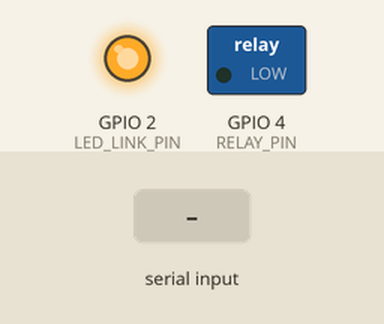
The sketch below on a simulated ESP8266 (NodeMCU). Parts: switched loads named in the sketch (green lamp = pin HIGH), output pins drawn as LEDs (lit = HIGH). Inputs (shaded band) come from the test bench. No radio packets arrive unless stated; what the sketch prints to the serial monitor is not drawn.

Above: at 1.3 s.
1.4 s: "t90\n" received over Serial
At 2.6 s:
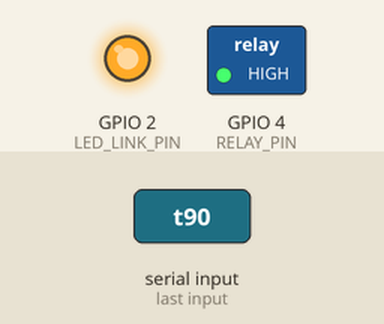
2.9 s: "t|45\n" received over Serial
At 3.8 s:
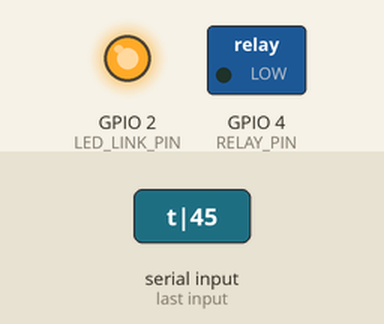
4.4 s: "t" received over Serial
At 5.2 s:
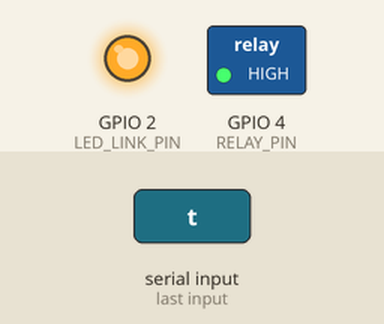
Timing chart, 0 to 7.4 s (numbered marks = the images above; inputs shaded):
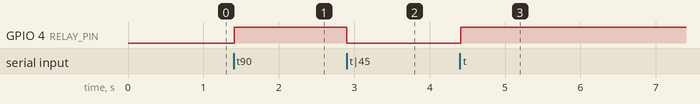

Measured:
- after the input at 1.4 s, GPIO 4 (RELAY_PIN): LOW → HIGH at once
- after the input at 2.9 s, GPIO 4 (RELAY_PIN): HIGH → LOW at once
- after the input at 4.4 s, GPIO 4 (RELAY_PIN): LOW → HIGH at once

The sketch:

node_pompa.ino
```cpp
// (licence header left out)
/**
 * @file node_pompa.ino
 * @brief NODE POMPA COOLING — ESP8266 + LoRa RX + relay.
 *
 * ┌─────────────────────────────────────────────────────────────────┐
 * │  UPLOAD KE: ESP8266 (NodeMCU / Wemos D1 mini) + modul LoRa SX1278│
 * └─────────────────────────────────────────────────────────────────┘
 *
 * Tugas:
 *   - Dengarkan paket perintah LoRa dari buoy: "CMD|P|<state>|0|<seq>"
 *       state = 1 → relay ON  (pompa cooling jalan)
 *       state = 0 → relay OFF
 *   - State-based & idempotent: menerima "ON" berulang = tetap ON (tidak apa).
 *   - FAIL-SAFE: bila tak ada perintah valid > ACT_FAILSAFE_MS → pompa OFF.
 *
 * Board: "LOLIN(WEMOS) D1 mini" / "NodeMCU 1.0".  Library: LoRa (Sandeep Mistry).
 */

#include <SPI.h>
#include <LoRa.h>
#include "Config.h"

bool          loraReady   = false;
bool          relayState  = false;        // false = OFF
unsigned long lastCmdMs   = 0;            // millis() perintah valid terakhir (0 = belum)
unsigned long ledOffAtMs  = 0;            // kapan LED link harus padam (0 = sudah padam)

void setRelay(bool on);
bool initLoRa();
void handleCommand(const String &msg);

// =============================================================================
// SETUP
// =============================================================================
void setup() {
  Serial.begin(115200);
  delay(100);

  // Matikan relay PALING AWAL agar pompa tidak menyala saat boot.
  pinMode(RELAY_PIN, OUTPUT);
  setRelay(false);

  // LED indikator link — padam sampai ada paket valid pertama.
  pinMode(LED_LINK_PIN, OUTPUT);
  digitalWrite(LED_LINK_PIN, LED_LINK_OFF);

  Serial.println("\n══════════════════════════════════════════");
  Serial.println("  Smart Buoy — NODE POMPA COOLING (ESP8266)");
  Serial.println("══════════════════════════════════════════");

  loraReady = initLoRa();
  if (!loraReady) {
    Serial.println("[LoRa] ✗ Init GAGAL — cek wiring. Relay tetap OFF (aman).");
  }
}

// =============================================================================
// LOOP — terima perintah + fail-safe
// =============================================================================
void loop() {
  // 1. Terima paket LoRa (polling)
  int packetSize = LoRa.parsePacket();
  if (packetSize > 0) {
    String msg = LoRa.readString();
    msg.trim();
    handleCommand(msg);
  }

  // Cek input serial untuk pengujian lokal
  if (Serial.available() > 0) {
    char c = Serial.read();
    if (c == 't' || c == 'T') {
      bool newState = !relayState;
      Serial.printf("[Serial] Karakter '%c' diterima -> Toggle relay pompa: %s\n", c, newState ? "ON" : "OFF");
      setRelay(newState);
      if (newState) {
        lastCmdMs = millis(); // Reset fail-safe timer agar tidak langsung mati jika sebelumnya pernah menerima LoRa
      }
    }
  }

  // 2. Fail-safe: link putus → matikan pompa
  if (lastCmdMs != 0 && (millis() - lastCmdMs > ACT_FAILSAFE_MS)) {
    if (relayState) {
      Serial.println("[Fail-safe] ⚠ Tidak ada perintah > batas — pompa di-OFF-kan.");
      setRelay(false);
    }
  }

  // 3. Padamkan LED link setelah kedipnya selesai
  if (ledOffAtMs != 0 && millis() >= ledOffAtMs) {
    ledOffAtMs = 0;
    digitalWrite(LED_LINK_PIN, LED_LINK_OFF);
  }

  delay(10);
}

// =============================================================================
// LoRa
// =============================================================================
bool initLoRa() {
  SPI.begin();                                  // ESP8266: SPI pin fix (D5/D6/D7)
  LoRa.setPins(LORA_SS, LORA_RST, LORA_DIO0);

  if (!LoRa.begin(LORA_FREQUENCY)) return false;

  LoRa.setSyncWord(LORA_SYNC_WORD);
  LoRa.setSpreadingFactor(LORA_SPREADING_FACTOR);
  LoRa.setSignalBandwidth(LORA_BANDWIDTH);
  LoRa.enableCrc();

  Serial.printf("[LoRa] ✓ RX siap @ %.0f MHz | SF%d\n",
                (double)LORA_FREQUENCY / 1e6, LORA_SPREADING_FACTOR);
  return true;
}

/**
 * @brief Parse "CMD|P|<state>|<v2>|<seq>" dan set relay sesuai state.
 *        Paket yang tujuannya bukan 'P' diabaikan.
 */
void handleCommand(const String &msg) {
  // Split jadi 5 field
  const int N = 5;
  String parts[N];
  int idx = 0, start = 0;
  for (int i = 0; i <= (int)msg.length() && idx < N; i++) {
    if (i == (int)msg.length() || msg.charAt(i) == '|') {
      parts[idx++] = msg.substring(start, i);
      start = i + 1;
    }
  }
  if (idx != N || parts[0] != LORA_CMD_PREFIX) return;          // bukan paket CMD
  if (parts[1].length() == 0 || parts[1].charAt(0) != CMD_DST_PUMP) return;  // bukan untukku

  lastCmdMs = millis();                       // perintah valid → reset timer fail-safe

  // Kedipkan LED link: bukti visual paket dari buoy/debug TX sampai.
  digitalWrite(LED_LINK_PIN, LED_LINK_ON);
  ledOffAtMs = millis() + LED_BLINK_MS;

  bool wantOn = (parts[2].toInt() != 0);

  if (wantOn != relayState) {
    Serial.printf("[CMD] Pompa cooling → %s (RSSI %d dBm)\n",
                  wantOn ? "ON" : "OFF", LoRa.packetRssi());
  }
  setRelay(wantOn);
}

// =============================================================================
// RELAY
// =============================================================================
void setRelay(bool on) {
  relayState = on;
  digitalWrite(RELAY_PIN, on ? RELAY_ON : RELAY_OFF);
}
```

Config.h
```cpp
// (licence header left out)
#ifndef CONFIG_H
#define CONFIG_H

/* =================================================================
 * PIN LoRa (Ra-02 SX1278) pada ESP8266 (NodeMCU / Wemos D1 mini)
 * =================================================================
 * SPI ESP8266 itu FIX: SCK=D5(GPIO14), MISO=D6(GPIO12), MOSI=D7(GPIO13).
 * Hanya NSS/RST/DIO0 yang bebas dipilih (di-set via LoRa.setPins()).
 */
#define LORA_SS    15   ///< D8  → NSS
#define LORA_RST   16   ///< D0  → RST
#define LORA_DIO0   5   ///< D1  → DIO0

/* =================================================================
 * PIN Relay pompa cooling
 * =================================================================
 * Modul relay ini ternyata ACTIVE-HIGH (IN diberi HIGH → relay nyala) — terbukti
 * dari uji: state ON justru mematikan pompa saat masih active-LOW. Untuk mencegah
 * relay "klik ON" sekejap saat boot, beri pull-DOWN eksternal 10kΩ ke GND pada
 * jalur IN, dan kode meng-OFF-kan relay paling awal di setup().
 * (Kalau ganti modul yang active-LOW, tukar balik RELAY_ON/RELAY_OFF di bawah.)
 */
#define RELAY_PIN   4    ///< D2 (GPIO4) → IN relay
#define RELAY_ON    HIGH ///< modul active-HIGH: HIGH = pompa nyala
#define RELAY_OFF   LOW

/* =================================================================
 * LED indikator link (LED biru bawaan board, active-LOW)
 * =================================================================
 * Berkedip singkat setiap paket CMD valid diterima dari buoy/debug TX.
 * LED diam = tidak ada paket masuk (cek TX / jarak / antena).
 */
#define LED_LINK_PIN      2       ///< D4 (GPIO2) = LED biru bawaan
#define LED_LINK_ON       LOW
#define LED_LINK_OFF      HIGH
#define LED_BLINK_MS      120UL   ///< lama kedip per paket (ms)

/* =================================================================
 * LORA PARAMETERS  ⚠ HARUS SAMA DI SEMUA NODE ⚠
 * ================================================================= */
#define LORA_FREQUENCY          433E6
#define LORA_SYNC_WORD          0x12
#define LORA_SPREADING_FACTOR   9
#define LORA_BANDWIDTH          125E3

#define LORA_CMD_PREFIX  "CMD"
#define CMD_DST_PUMP     'P'   ///< node ini hanya bereaksi pada tujuan 'P'

/* =================================================================
 * FAIL-SAFE
 * =================================================================
 * Buoy re-broadcast perintah tiap ~15 detik. Bila > ACT_FAILSAFE_MS tidak ada
 * perintah valid untuk node ini → anggap link putus → matikan pompa (aman).
 */
#define ACT_FAILSAFE_MS  90000UL   ///< 90 detik

#endif // CONFIG_H
```
